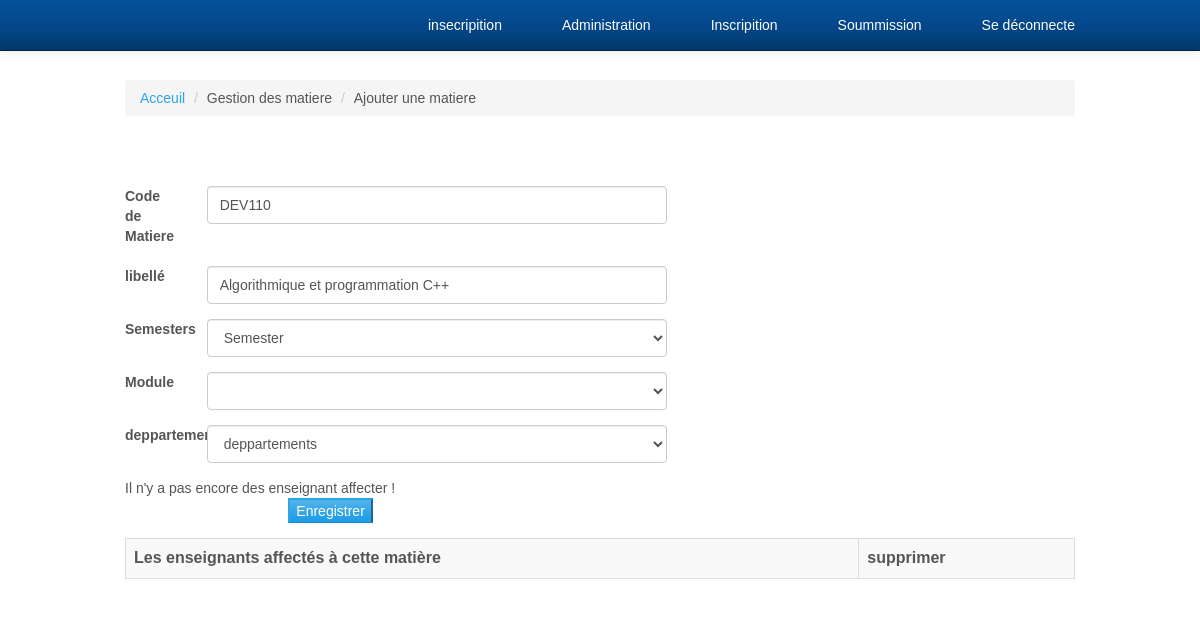
The app's page /admin/modifier_matiere.php?id_matiere=2 (signed in) with its own data.
### tables this page shows
CREATE TABLE `matiere` (
  `id_matiere` int(10) PRIMARY KEY AUTO_INCREMENT ,
  `code` varchar(20)  UNIQUE,
  `libelle` varchar(50) DEFAULT NULL,
  `specialite` varchar(20) DEFAULT NULL,
  `charge` INT(20) NOT NULL,
  `id_module` int(10)  NOT NULL,
  `id_semestre` int(10) NOT NULL,
  `id_type_matiere` int(10) NOT NULL,
  FOREIGN KEY (id_module) REFERENCES module(id_module),
  FOREIGN KEY (id_semestre) REFERENCES semestre(id_semestre),
  FOREIGN KEY (id_type_matiere) REFERENCES type_matiere(id_type_matiere)
);

### admin/modifier_matiere.php (the view, shortened to what this page needs)
<?php
include_once "../connexion.php";
?>
<?php
$id_matiere = $_GET['id_matiere'];
$query = "SELECT * FROM `matiere` WHERE id_matiere = $id_matiere  ";
$result = mysqli_query($conn, $query);
$student = mysqli_fetch_assoc($result);
?>
<body>
<?php
 include "../nav_bar.php";
?>
<div class="container">
    <div class="row">
        <div class="col-lg-12">
            <ol class="breadcrumb">
            <li><a href="#">Acceuil</a>
                    </li>
                    <li>Gestion des matiere</li>
                    <li>Ajouter une matiere</li>
            </ol>
        </div>
    </div>
<div class="form-horizontal">
    <br /><br />
        <form action="" method="POST">
        <div class="form-group">
            <label class="col-md-1">Code de Matiere</label>
            <div class="col-md-6">
                <input type="text" name="codematieres" class = "form-control" value="<?= $student["code"]; ?>">
            </div>
        </div>
        <div class="form-group">
            <label class="col-md-1" >libellé</label>
            <div class="col-md-6">
            <input type="text" name="nommatieres" class = "form-control" value="<?php echo $student['libelle']; ?>">
            </div>
        </div>
        <div class="form-group">
            <label class="col-md-1" >Semesters</label>
            <div class="col-md-6" >
            <select class = "form-control" id="academic" name="semester">
                  <option selected disabled> Semester</option>
               </select>
               </div>
        </div>
        <div class="form-group">
            <label class="col-md-1" >Module</label>
            <div class="col-md-6" >
            <select  name="module" id="mod" class = "form-control">
               </select>
            </div>
        </div>
        <div class="form-group">
            <label class="col-md-1" >deppartement</label>
            <div class="col-md-6" >
            <select  id="deppartement" name="departement" class = "form-control">
                    <option selected disabled>deppartements</option>
                </select>
            </div>
        </div>
        <div style="overflow-x:auto;">
        <table class="table table-striped table-bordered">
                <tr>
                    <th>Les enseignants affectés à cette matière</th>
                    <th>supprimer</th>
                </tr>
        </div>
        <div class="form-group">
            <div class="col-md-offset-2 col-md-10">
                <input type="submit" name="submit" value=Enregistrer class="btn-primary"  />
            </div>
        </div>
      </form>
 </div>
</div>

### admin/CSS/modern-business.css (style rules this page uses)
﻿ html, body { height: 100%; }
body { padding-top: 50px; }

### admin/CSS/style.css (style rules this page uses)
body { margin: 0; padding: 0; font-family:Arial, Helvetica, sans-serif; }

### records on screen
matiere: codematieres "DEV110", nommatieres "Algorithmique et programmation C++"
